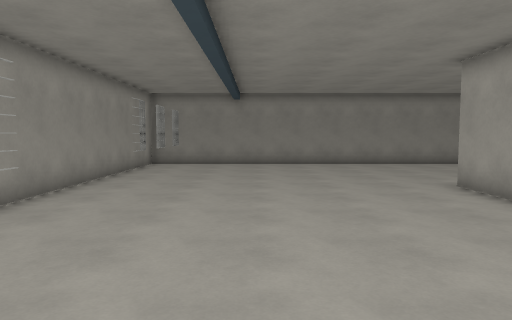
View 1 (above)

16 first-person views from a walk through a Godot game level. The camera is 1.5 m above the floor, tilts 4° down and sees 70° across. The floor is counted in squares, 1 m on a side. Each view is taken from the middle of a square. On the plan, view 1 faces up. The plan holds only what a view shows up to about 16 squares ahead; the rest is blank.

View 2
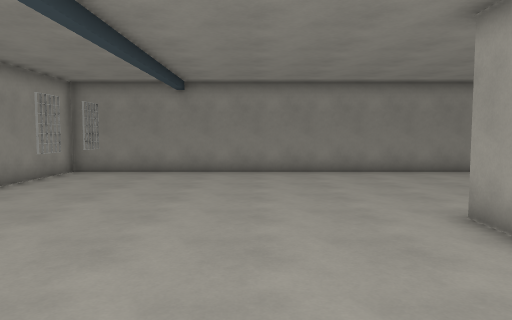

View 3
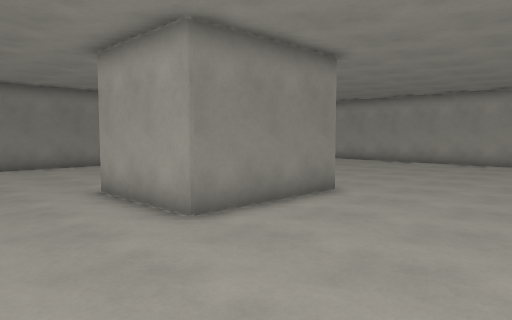

View 4
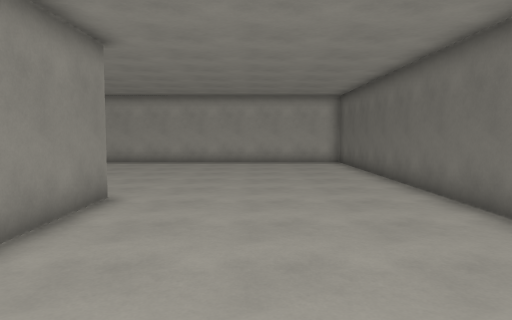

View 5
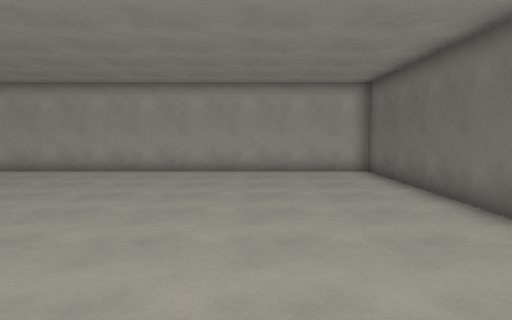

View 6
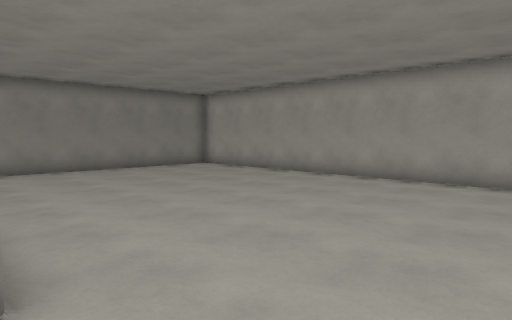

View 7
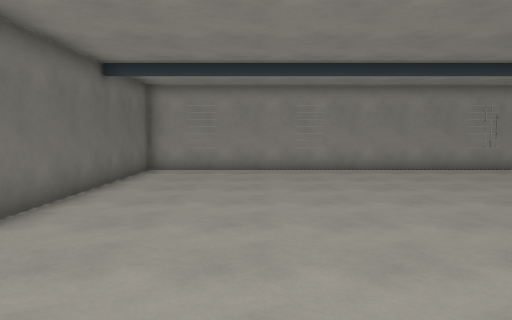

View 8
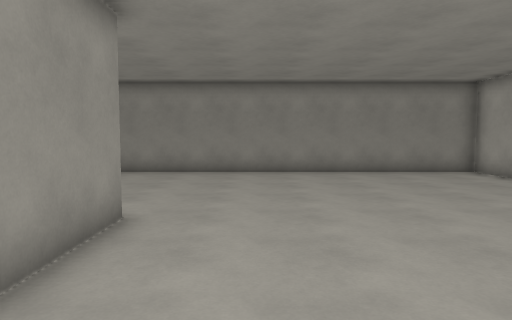

View 9
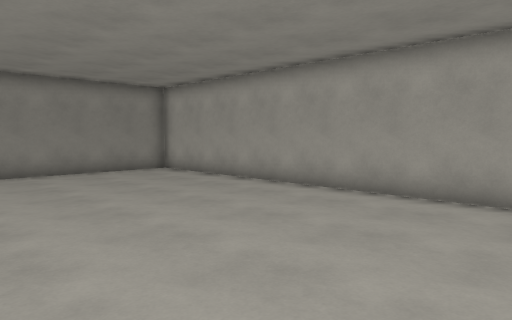

View 10
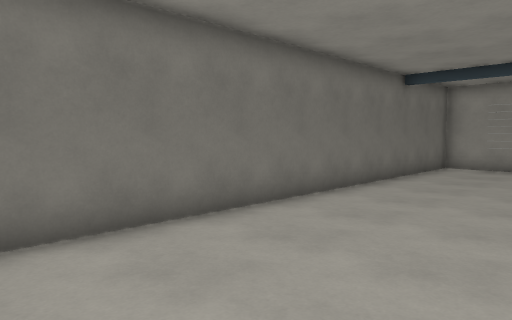

View 11
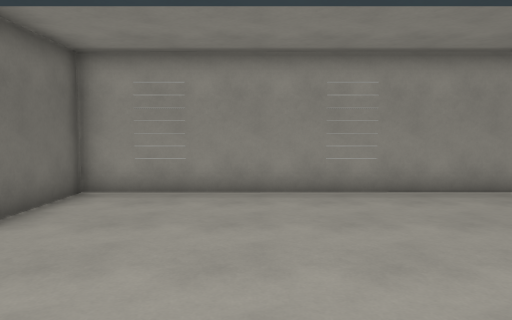

View 12
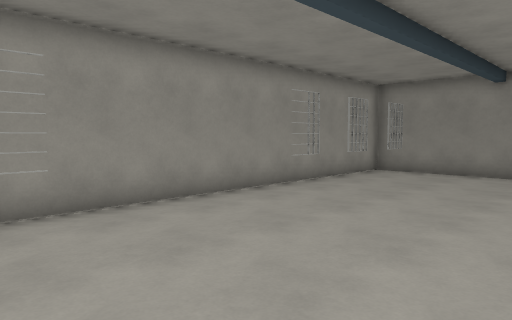

View 13
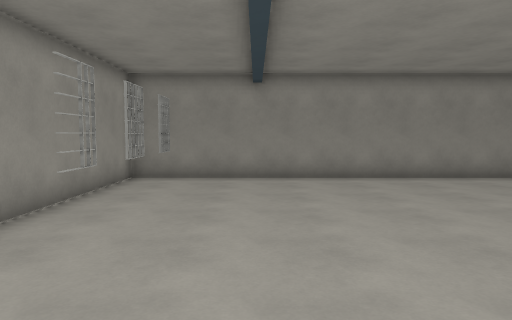

View 14
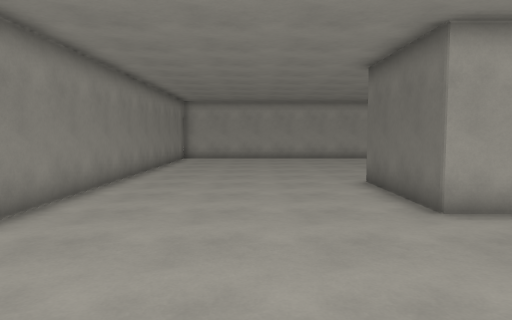

View 15
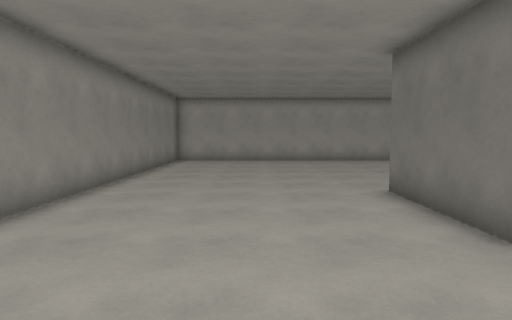

View 16
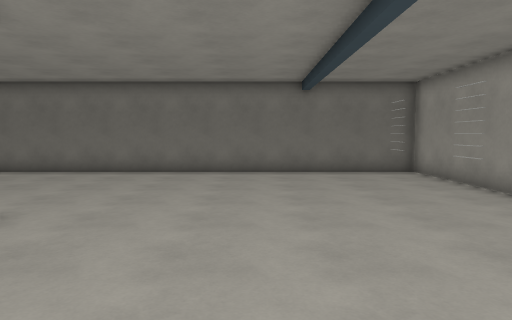

### Floor plan
Points are (right, up) in squares from view 1. A wall is a line through its corners. A room is listed if a view was taken in it or the views show most of it. See-through windows are left out.
Room 1 (views 1, 2, 3, 4, 5, 6, 7, 8, 9, 10, 11, 12, 13, 14, 15, 16)
walls: (10.5, 6.5) (5.8, 6.5) (5.8, 10.5) (10.6, 10.5) (10.6, 7.2); (-3.6, 12) (-3.6, 10.9); (-3.6, 14.5) (-3.6, 13.4); (-3.6, 5.6) (-3.6, 4.4); (-3.6, 1.6) (-3.6, 0.4); (-5.3, 18.5) (-5.3, -1.5) (21.7, -1.5) (21.7, 18.5) (-5.3, 18.5)

Where each view was taken, in squares from view 1:
view 1: 0 up, 0 right, facing up
view 2: 4 up, 2 right, facing up
view 3: 1 up, 2 right, facing up-right
view 4: 3 up, 2 right, facing right
view 5: 3 up, 7 right, facing right
view 6: 3 up, 10 right, facing up-right
view 7: 3 up, 10 right, facing left
view 8: 4 up, 13 right, facing up
view 9: 4 up, 13 right, facing up-right
view 10: 4 up, 12 right, facing down-left
view 11: 3 up, 4 right, facing left
view 12: 4 up, 2 right, facing up-left
view 13: 6 up, 1 left, facing up
view 14: 14 up, 1 left, facing right
view 15: 14 up, 1 right, facing right
view 16: 13 up, 1 right, facing down
